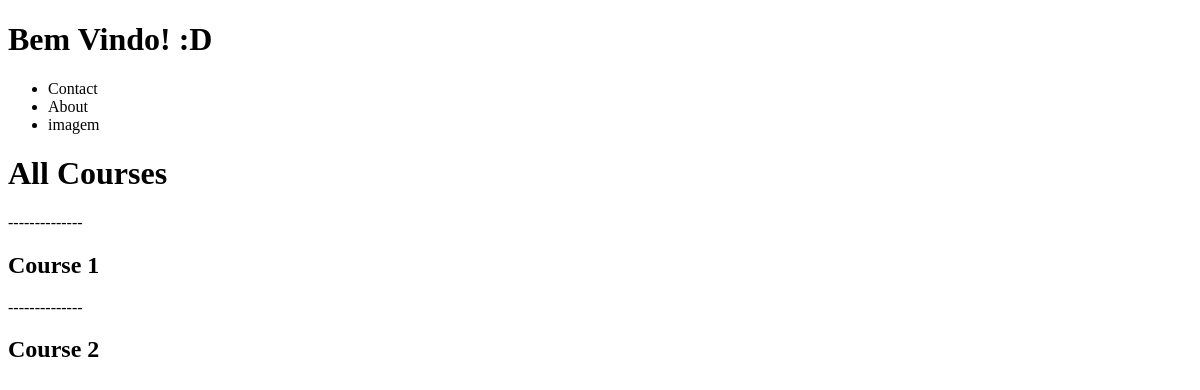
The app's page /courses/, older data.
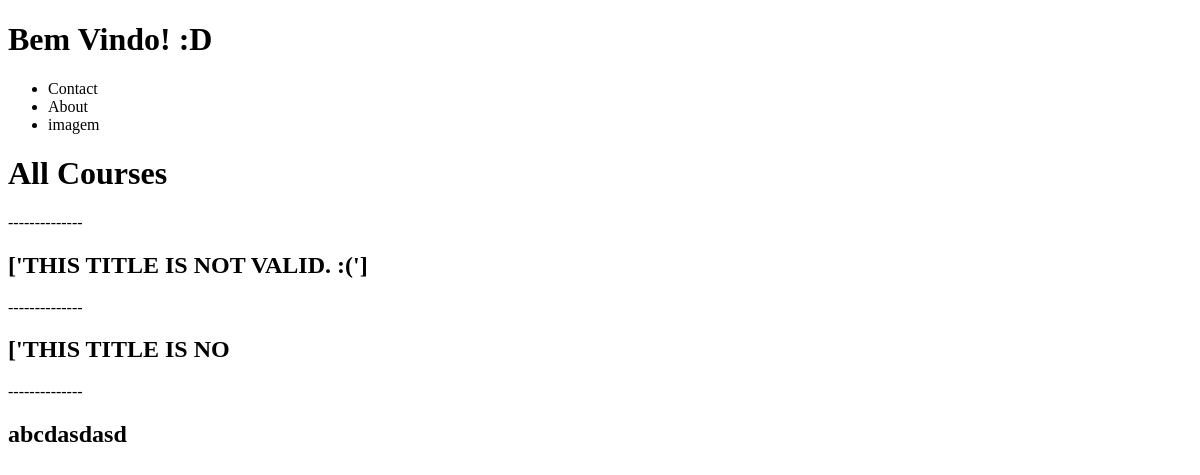
The same page, newer data.
### courses/models.py (models this page shows)
class Course(models.Model):
    title = models.CharField(max_length=120)

### courses/views.py (the view)
# urls.py: path('', CourseListView.as_view(), name='course-list'),
class CourseListView(View):
    template_name = 'courses/course_list.html'
    queryset = Course.objects.all()
    def get_queryset(self):
        return self.queryset
    def get(self, request, id=None):
        context = {
            "objects": self.get_queryset()
        }
        return render(request, self.template_name, context)

### courses/templates/courses/course_list.html
{% extends 'base.html' %}
{% block content %}
<h1>All Courses</h1>
{% for instance in objects %}
<P>--------------</P>
<h2>{{instance.title}}</h2>
{% endfor %}
{% endblock %}

Row changes from the older to the newer data that the page shows:
removed Course: title "Course 1"
removed Course: title "Course 2"
added Course: title "['THIS TITLE IS NOT VALID. :(']"
added Course: title "['THIS TITLE IS NO"
added Course: title "abcdasdasd"
